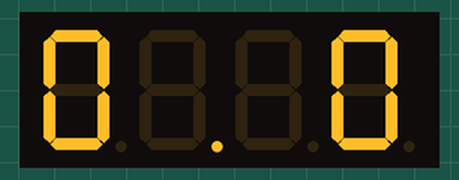
This sketch was run on a simulated Arduino Uno, built with avr-gcc and run on an emulated ATmega328P. Shown: 4-digit seven-segment display. Random numbers use the default seed unless the sketch sets one.

Above: at 0.1 s.
At 11.4 s:
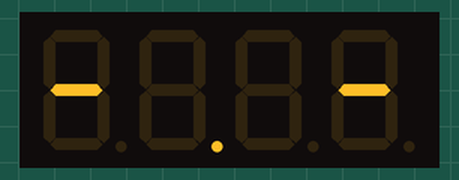

The sketch:

eyes_sevseg.ino
```cpp
#include "SevSeg.h"
SevSeg sevseg; //Initiate controller object

float randomTime = 48000;

int checkState = 1;

void setup() {
    byte numDigits = 4;
    byte digitPins[] = {10, 11, 12, 13};
    byte segmentPins[] = {9, 2, 3, 5, 6, 8, 7, 4};
    bool resistorsOnSegments = 0;
    // variable above indicates that 4 resistors were placed on the digit pins.
    // set variable to 1 if you want to use 8 resistors on the segment pins.
    sevseg.begin(COMMON_CATHODE, numDigits, digitPins, segmentPins, resistorsOnSegments);
    sevseg.setBrightness(20);
}

void rolleyes() {
  for (int i = 0; i <= 14; i++) {
      sevseg.setChars(" oo ");
      //sevseg.setNumber(3141, 4);
      sevseg.refreshDisplay(); // Must run repeatedly

      delay(200);
  }
}

void eyesopen(){

  for (float i = 0; i <= randomTime; i++) {
    sevseg.setChars("0 . 0");
    sevseg.refreshDisplay();


  }

}

void eyesblink(){

  for (float i = 0; i <= 3000; i++) {
    sevseg.setChars("- . -");
    sevseg.refreshDisplay();
  }

}


void loop() {
  //rolleyes();
  eyesopen();
  eyesblink();
  randomTime = (random(86, 400)* 1000);

}
     
```

Measured:
- what the display in image 1 shows lasts 0.8 s, from 11.3 s to 12.1 s
